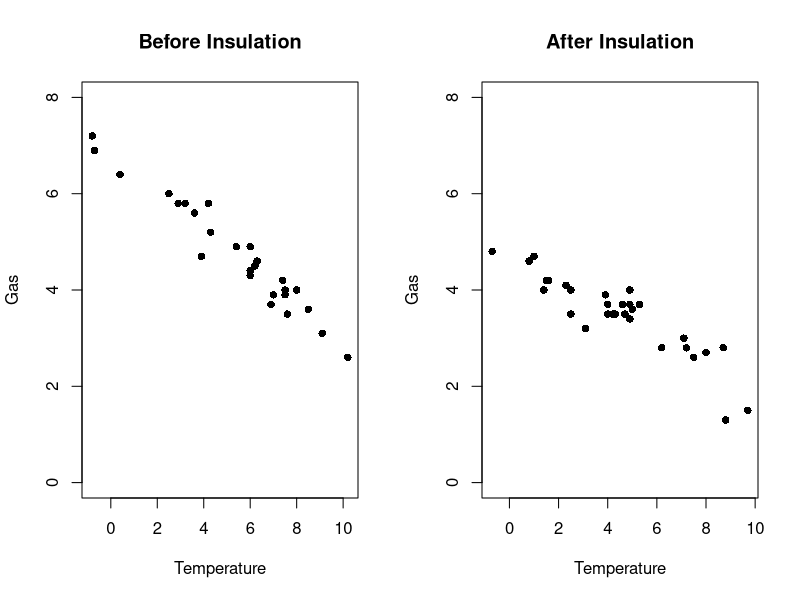
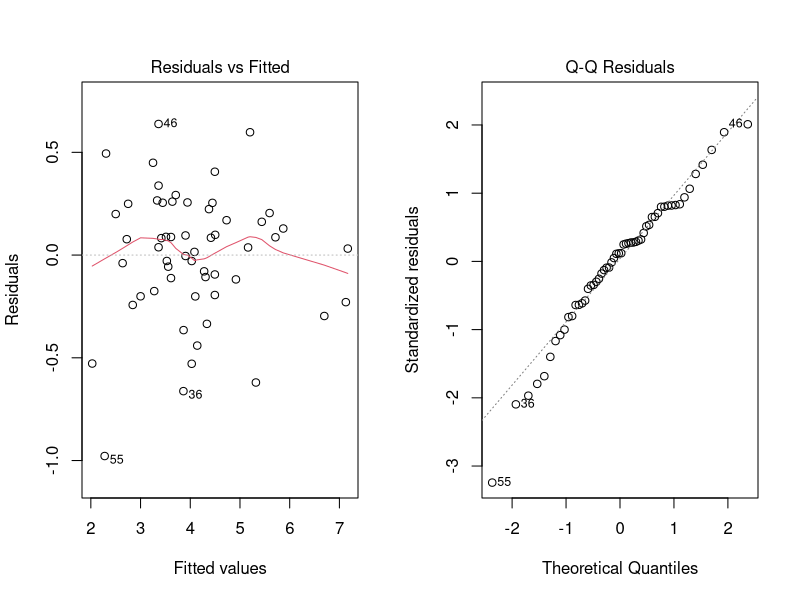
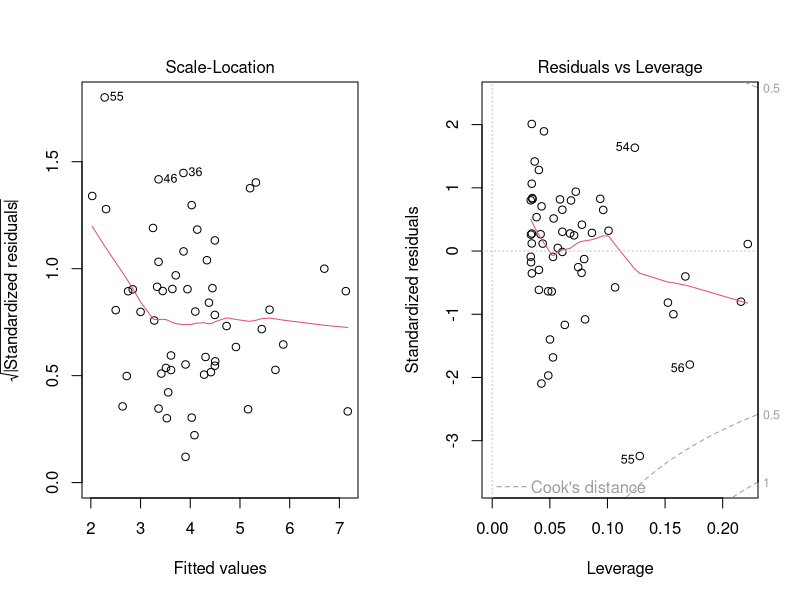
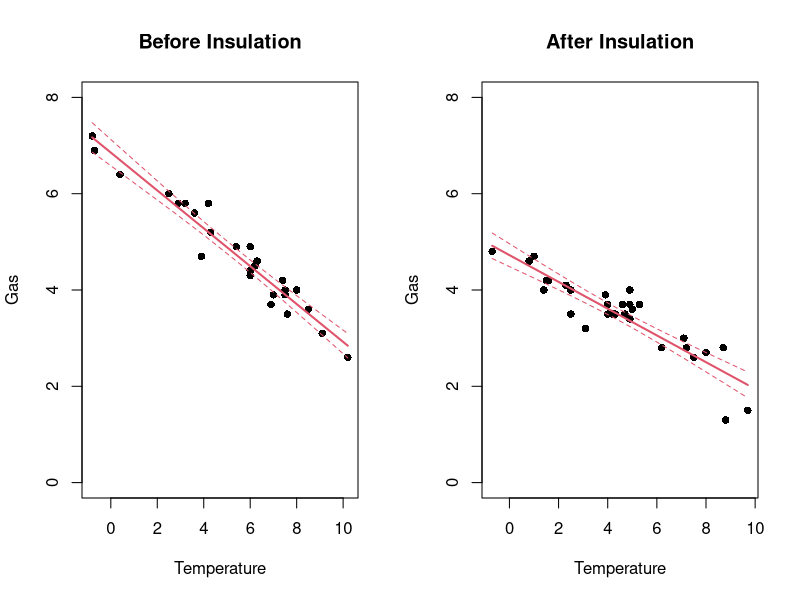

Reproduce these figures in R, in order.
library(MASS)
data(whiteside)


#PLOT
par(mfrow=c(1,2))
plot(whiteside$Temp[whiteside$Insul=="Before"], whiteside$Gas[whiteside$Insul=="Before"], xlab="Temperature", ylab="Gas", pch=16, main="Before Insulation", ylim=c(0,8))
plot(whiteside$Temp[whiteside$Insul=="After"], whiteside$Gas[whiteside$Insul=="After"], xlab="Temperature", ylab="Gas", pch=16, main="After Insulation", ylim=c(0,8))

#LINEAR MODEL
modelExercise1 <- lm(Gas~Temp + Insul + Insul*Temp, data=whiteside)

#ASSUMPTIONS
plot(modelExercise1)

#CONFIDENCE INTERVAL
predExercise1 <- predict(modelExercise1, interval="confidence", level=0.95)

plot(whiteside$Temp[whiteside$Insul=="Before"], whiteside$Gas[whiteside$Insul=="Before"], xlab="Temperature", ylab="Gas", pch=16, main="Before Insulation", ylim=c(0,8))
lines(whiteside$Temp[whiteside$Insul=="Before"],predExercise1[whiteside$Insul=="Before",1], lwd=2, col=2)
lines(whiteside$Temp[whiteside$Insul=="Before"],predExercise1[whiteside$Insul=="Before",2], lty=2, col=2)
lines(whiteside$Temp[whiteside$Insul=="Before"],predExercise1[whiteside$Insul=="Before",3], lty=2, col=2)

plot(whiteside$Temp[whiteside$Insul=="After"], whiteside$Gas[whiteside$Insul=="After"], xlab="Temperature", ylab="Gas", pch=16, main="After Insulation", ylim=c(0,8))
lines(whiteside$Temp[whiteside$Insul=="After"],predExercise1[whiteside$Insul=="After",1], lwd=2, col=2)
lines(whiteside$Temp[whiteside$Insul=="After"],predExercise1[whiteside$Insul=="After",2], lty=2, col=2)
lines(whiteside$Temp[whiteside$Insul=="After"],predExercise1[whiteside$Insul=="After",3], lty=2, col=2)
